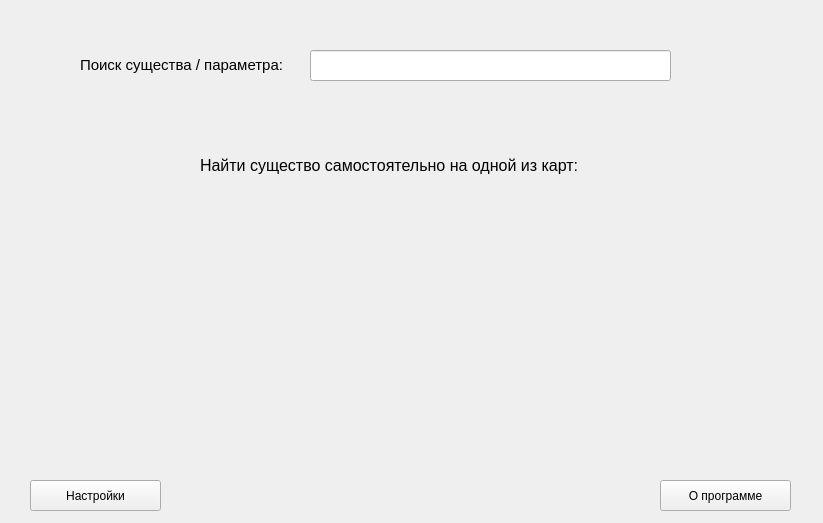
<?xml version="1.0" encoding="UTF-8"?>
<ui version="4.0">
 <class>MainWindow</class>
 <widget class="QMainWindow" name="MainWindow">
  <property name="geometry">
   <rect>
    <x>0</x>
    <y>0</y>
    <width>823</width>
    <height>523</height>
   </rect>
  </property>
  <property name="windowTitle">
   <string>MainWindow</string>
  </property>
  <widget class="QWidget" name="centralwidget">
   <widget class="QLabel" name="search">
    <property name="geometry">
     <rect>
      <x>80</x>
      <y>50</y>
      <width>211</width>
      <height>31</height>
     </rect>
    </property>
    <property name="text">
     <string>&lt;html&gt;&lt;head/&gt;&lt;body&gt;&lt;p&gt;&lt;span style=&quot; font-size:11pt;&quot;&gt;Поиск существа / параметра:&lt;/span&gt;&lt;/p&gt;&lt;/body&gt;&lt;/html&gt;</string>
    </property>
   </widget>
   <widget class="QLineEdit" name="lineEdit">
    <property name="geometry">
     <rect>
      <x>310</x>
      <y>50</y>
      <width>361</width>
      <height>31</height>
     </rect>
    </property>
   </widget>
   <widget class="QLabel" name="find_creature">
    <property name="geometry">
     <rect>
      <x>200</x>
      <y>150</y>
      <width>381</width>
      <height>31</height>
     </rect>
    </property>
    <property name="text">
     <string>&lt;html&gt;&lt;head/&gt;&lt;body&gt;&lt;p&gt;&lt;span style=&quot; font-size:12pt;&quot;&gt;Найти существо самостоятельно на одной из карт:&lt;/span&gt;&lt;/p&gt;&lt;/body&gt;&lt;/html&gt;</string>
    </property>
   </widget>
   <widget class="QToolButton" name="settings">
    <property name="geometry">
     <rect>
      <x>30</x>
      <y>480</y>
      <width>131</width>
      <height>31</height>
     </rect>
    </property>
    <property name="text">
     <string>Настройки</string>
    </property>
   </widget>
   <widget class="QPushButton" name="aboutprogram">
    <property name="geometry">
     <rect>
      <x>660</x>
      <y>480</y>
      <width>131</width>
      <height>31</height>
     </rect>
    </property>
    <property name="text">
     <string>О программе</string>
    </property>
   </widget>
   <widget class="QWidget" name="horizontalLayoutWidget">
    <property name="geometry">
     <rect>
      <x>30</x>
      <y>259</y>
      <width>761</width>
      <height>181</height>
     </rect>
    </property>
    <layout class="QHBoxLayout" name="MapButtons"/>
   </widget>
  </widget>
 </widget>
 <resources/>
 <connections/>
</ui>
